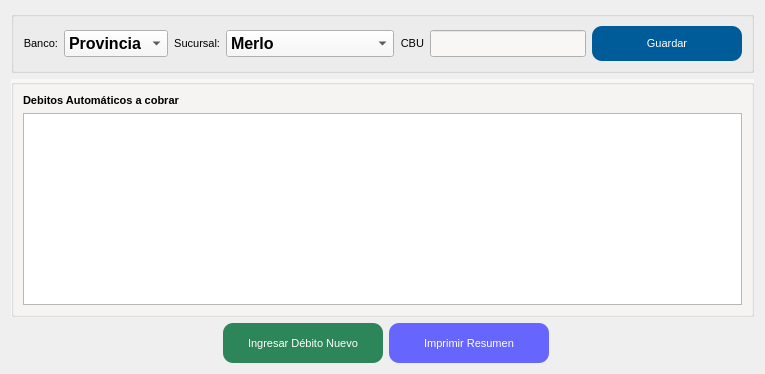
     <widget class="QWidget" name="tab_4">
      <attribute name="icon">
       <iconset>
        <normaloff>../iconos/bp.png</normaloff>../iconos/bp.png</iconset>
      </attribute>
      <attribute name="title">
       <string>Débitos automáticos</string>
      </attribute>
      <layout class="QGridLayout" name="gridLayout_11">
       <item row="2" column="0">
        <spacer name="horizontalSpacer_2">
         <property name="font">
          <font>
           <family>Calibri</family>
           <pointsize>12</pointsize>
           <weight>75</weight>
           <bold>true</bold>
          </font>
         </property>
         <property name="orientation">
          <enum>Qt::Horizontal</enum>
         </property>
         <property name="sizeHint" stdset="0">
          <size>
           <width>40</width>
           <height>20</height>
          </size>
         </property>
        </spacer>
       </item>
       <item row="2" column="2">
        <widget class="QPushButton" name="btn_ingresar_debito">
         <property name="sizePolicy">
          <sizepolicy hsizetype="Preferred" vsizetype="Preferred">
           <horstretch>0</horstretch>
           <verstretch>0</verstretch>
          </sizepolicy>
         </property>
         <property name="minimumSize">
          <size>
           <width>160</width>
           <height>40</height>
          </size>
         </property>
         <property name="font">
          <font>
           <family>MS Shell Dlg 2</family>
           <pointsize>8</pointsize>
           <weight>50</weight>
           <bold>false</bold>
          </font>
         </property>
         <property name="styleSheet">
          <string notr="true">#btn_ingresar_debito{
background-color:#2d8659;
color: #FFFFFF;
border-radius: 10px;
}

#btn_ingresar_debito:hover{
background-color: #1f6140;
color: #FFFFFF;
}</string>
         </property>
         <property name="text">
          <string>Ingresar Débito Nuevo</string>
         </property>
         <property name="icon">
          <iconset>
           <normaloff>../iconos/bp.png</normaloff>../iconos/bp.png</iconset>
         </property>
         <property name="iconSize">
          <size>
           <width>20</width>
           <height>20</height>
          </size>
         </property>
        </widget>
       </item>
       <item row="2" column="3">
        <widget class="QPushButton" name="btn_imprimir_planilla">
         <property name="sizePolicy">
          <sizepolicy hsizetype="Preferred" vsizetype="Preferred">
           <horstretch>0</horstretch>
           <verstretch>0</verstretch>
          </sizepolicy>
         </property>
         <property name="minimumSize">
          <size>
           <width>160</width>
           <height>40</height>
          </size>
         </property>
         <property name="font">
          <font>
           <family>MS Shell Dlg 2</family>
           <pointsize>8</pointsize>
           <weight>50</weight>
           <bold>false</bold>
          </font>
         </property>
         <property name="styleSheet">
          <string notr="true">#btn_imprimir_planilla{
background-color:#6666ff;
color: #FFFFFF;
border-radius: 10px;
}

#btn_imprimir_planilla:hover{
background-color: #3333cc;
color: #FFFFFF;
}</string>
         </property>
         <property name="text">
          <string>Imprimir Resumen</string>
         </property>
         <property name="icon">
          <iconset>
           <normaloff>../iconos/print_preview.ico</normaloff>../iconos/print_preview.ico</iconset>
         </property>
         <property name="iconSize">
          <size>
           <width>20</width>
           <height>20</height>
          </size>
         </property>
        </widget>
       </item>
       <item row="2" column="4">
        <spacer name="horizontalSpacer_5">
         <property name="font">
          <font>
           <family>Calibri</family>
           <pointsize>12</pointsize>
           <weight>75</weight>
           <bold>true</bold>
          </font>
         </property>
         <property name="orientation">
          <enum>Qt::Horizontal</enum>
         </property>
         <property name="sizeHint" stdset="0">
          <size>
           <width>40</width>
           <height>20</height>
          </size>
         </property>
        </spacer>
       </item>
       <item row="1" column="0" colspan="5">
        <widget class="QGroupBox" name="groupBox_7">
         <property name="font">
          <font>
           <family>Calibri</family>
           <pointsize>12</pointsize>
           <weight>75</weight>
           <bold>true</bold>
          </font>
         </property>
         <property name="styleSheet">
          <string notr="true">#groupBox_7{
background-color: #F8F7F6
}</string>
         </property>
         <property name="title">
          <string/>
         </property>
         <layout class="QGridLayout" name="gridLayout_6">
          <item row="0" column="0">
           <widget class="QLabel" name="label_42">
            <property name="font">
             <font>
              <family>MS Shell Dlg 2</family>
              <pointsize>8</pointsize>
              <weight>75</weight>
              <bold>true</bold>
             </font>
            </property>
            <property name="text">
             <string>Debitos Automáticos a cobrar</string>
            </property>
           </widget>
          </item>
          <item row="1" column="0">
           <widget class="ListadoDebitosContextM" name="tbl_debitos">
            <property name="palette">
             <palette>
              <active>
               <colorrole role="Text">
                <brush brushstyle="SolidPattern">
                 <color alpha="255">
                  <red>0</red>
                  <green>0</green>
                  <blue>255</blue>
                 </color>
                </brush>
               </colorrole>
              </active>
              <inactive>
               <colorrole role="Text">
                <brush brushstyle="SolidPattern">
                 <color alpha="255">
                  <red>0</red>
                  <green>0</green>
                  <blue>255</blue>
                 </color>
                </brush>
               </colorrole>
              </inactive>
              <disabled>
               <colorrole role="Text">
                <brush brushstyle="SolidPattern">
                 <color alpha="255">
                  <red>120</red>
                  <green>120</green>
                  <blue>120</blue>
                 </color>
                </brush>
               </colorrole>
              </disabled>
             </palette>
            </property>
            <property name="font">
             <font>
              <family>Arial</family>
              <pointsize>12</pointsize>
              <weight>75</weight>
              <bold>true</bold>
             </font>
            </property>
            <property name="tabKeyNavigation">
             <bool>false</bool>
            </property>
            <property name="selectionBehavior">
             <enum>QAbstractItemView::SelectRows</enum>
            </property>
            <attribute name="horizontalHeaderShowSortIndicator" stdset="0">
             <bool>true</bool>
            </attribute>
            <attribute name="horizontalHeaderStretchLastSection">
             <bool>true</bool>
            </attribute>
            <attribute name="verticalHeaderVisible">
             <bool>false</bool>
            </attribute>
           </widget>
          </item>
         </layout>
        </widget>
       </item>
       <item row="0" column="0" colspan="5">
        <widget class="QGroupBox" name="groupBox">
         <property name="sizePolicy">
          <sizepolicy hsizetype="Preferred" vsizetype="Fixed">
           <horstretch>0</horstretch>
           <verstretch>0</verstretch>
          </sizepolicy>
         </property>
         <property name="palette">
          <palette>
           <active>
            <colorrole role="Button">
             <brush brushstyle="SolidPattern">
              <color alpha="255">
               <red>248</red>
               <green>247</green>
               <blue>246</blue>
              </color>
             </brush>
            </colorrole>
            <colorrole role="Base">
             <brush brushstyle="SolidPattern">
              <color alpha="255">
               <red>248</red>
               <green>247</green>
               <blue>246</blue>
              </color>
             </brush>
            </colorrole>
            <colorrole role="Window">
             <brush brushstyle="SolidPattern">
              <color alpha="255">
               <red>248</red>
               <green>247</green>
               <blue>246</blue>
              </color>
             </brush>
            </colorrole>
           </active>
           <inactive>
            <colorrole role="Button">
             <brush brushstyle="SolidPattern">
              <color alpha="255">
               <red>248</red>
               <green>247</green>
               <blue>246</blue>
              </color>
             </brush>
            </colorrole>
            <colorrole role="Base">
             <brush brushstyle="SolidPattern">
              <color alpha="255">
               <red>248</red>
               <green>247</green>
               <blue>246</blue>
              </color>
             </brush>
            </colorrole>
            <colorrole role="Window">
             <brush brushstyle="SolidPattern">
              <color alpha="255">
               <red>248</red>
               <green>247</green>
               <blue>246</blue>
              </color>
             </brush>
            </colorrole>
           </inactive>
           <disabled>
            <colorrole role="Button">
             <brush brushstyle="SolidPattern">
              <color alpha="255">
               <red>248</red>
               <green>247</green>
               <blue>246</blue>
              </color>
             </brush>
            </colorrole>
            <colorrole role="Base">
             <brush brushstyle="SolidPattern">
              <color alpha="255">
               <red>248</red>
               <green>247</green>
               <blue>246</blue>
              </color>
             </brush>
            </colorrole>
            <colorrole role="Window">
             <brush brushstyle="SolidPattern">
              <color alpha="255">
               <red>248</red>
               <green>247</green>
               <blue>246</blue>
              </color>
             </brush>
            </colorrole>
           </disabled>
          </palette>
         </property>
         <property name="font">
          <font>
           <family>Calibri</family>
           <pointsize>12</pointsize>
           <weight>75</weight>
           <bold>true</bold>
          </font>
         </property>
         <property name="styleSheet">
          <string notr="true"/>
         </property>
         <property name="title">
          <string/>
         </property>
         <layout class="QGridLayout" name="gridLayout_2" rowstretch="7" columnstretch="10,20,10,20,5,30,5">
          <item row="0" column="1">
           <widget class="QComboBox" name="af_banco">
            <property name="sizePolicy">
             <sizepolicy hsizetype="Preferred" vsizetype="Fixed">
              <horstretch>0</horstretch>
              <verstretch>0</verstretch>
             </sizepolicy>
            </property>
            <property name="palette">
             <palette>
              <active>
               <colorrole role="Text">
                <brush brushstyle="SolidPattern">
                 <color alpha="255">
                  <red>0</red>
                  <green>0</green>
                  <blue>255</blue>
                 </color>
                </brush>
               </colorrole>
              </active>
              <inactive>
               <colorrole role="Text">
                <brush brushstyle="SolidPattern">
                 <color alpha="255">
                  <red>0</red>
                  <green>0</green>
                  <blue>255</blue>
                 </color>
                </brush>
               </colorrole>
              </inactive>
              <disabled>
               <colorrole role="Text">
                <brush brushstyle="SolidPattern">
                 <color alpha="255">
                  <red>120</red>
                  <green>120</green>
                  <blue>120</blue>
                 </color>
                </brush>
               </colorrole>
              </disabled>
             </palette>
            </property>
            <property name="font">
             <font>
              <family>Arial</family>
              <pointsize>12</pointsize>
              <weight>75</weight>
              <bold>true</bold>
             </font>
            </property>
            <item>
             <property name="text">
              <string>Provincia</string>
             </property>
            </item>
            <item>
             <property name="text">
              <string>Otro</string>
             </property>
            </item>
           </widget>
          </item>
          <item row="0" column="2">
           <widget class="QLabel" name="label_32">
            <property name="sizePolicy">
             <sizepolicy hsizetype="Fixed" vsizetype="Fixed">
              <horstretch>0</horstretch>
              <verstretch>0</verstretch>
             </sizepolicy>
            </property>
            <property name="font">
             <font>
              <family>MS Shell Dlg 2</family>
              <pointsize>8</pointsize>
              <weight>50</weight>
              <bold>false</bold>
             </font>
            </property>
            <property name="styleSheet">
             <string notr="true"/>
            </property>
            <property name="frameShape">
             <enum>QFrame::NoFrame</enum>
            </property>
            <property name="frameShadow">
             <enum>QFrame::Plain</enum>
            </property>
            <property name="text">
             <string>Sucursal:</string>
            </property>
            <property name="alignment">
             <set>Qt::AlignRight|Qt::AlignTrailing|Qt::AlignVCenter</set>
            </property>
           </widget>
          </item>
          <item row="0" column="3">
           <widget class="QComboBox" name="af_sucursal">
            <property name="sizePolicy">
             <sizepolicy hsizetype="Preferred" vsizetype="Fixed">
              <horstretch>0</horstretch>
              <verstretch>0</verstretch>
             </sizepolicy>
            </property>
            <property name="palette">
             <palette>
              <active>
               <colorrole role="Text">
                <brush brushstyle="SolidPattern">
                 <color alpha="255">
                  <red>0</red>
                  <green>0</green>
                  <blue>255</blue>
                 </color>
                </brush>
               </colorrole>
              </active>
              <inactive>
               <colorrole role="Text">
                <brush brushstyle="SolidPattern">
                 <color alpha="255">
                  <red>0</red>
                  <green>0</green>
                  <blue>255</blue>
                 </color>
                </brush>
               </colorrole>
              </inactive>
              <disabled>
               <colorrole role="Text">
                <brush brushstyle="SolidPattern">
                 <color alpha="255">
                  <red>120</red>
                  <green>120</green>
                  <blue>120</blue>
                 </color>
                </brush>
               </colorrole>
              </disabled>
             </palette>
            </property>
            <property name="font">
             <font>
              <family>Arial</family>
              <pointsize>12</pointsize>
              <weight>75</weight>
              <bold>true</bold>
             </font>
            </property>
            <item>
             <property name="text">
              <string>Merlo</string>
             </property>
            </item>
            <item>
             <property name="text">
              <string>Libertad</string>
             </property>
            </item>
            <item>
             <property name="text">
              <string>Parque San Martin</string>
             </property>
            </item>
            <item>
             <property name="text">
              <string>S.A. Padua</string>
             </property>
            </item>
            <item>
             <property name="text">
              <string>Merlo Norte</string>
             </property>
            </item>
            <item>
             <property name="text">
              <string>Otro</string>
             </property>
            </item>
           </widget>
          </item>
          <item row="0" column="5">
           <widget class="QLineEdit" name="af_cbu">
            <property name="sizePolicy">
             <sizepolicy hsizetype="Expanding" vsizetype="Fixed">
              <horstretch>0</horstretch>
              <verstretch>0</verstretch>
             </sizepolicy>
            </property>
            <property name="palette">
             <palette>
              <active>
               <colorrole role="Text">
                <brush brushstyle="SolidPattern">
                 <color alpha="255">
                  <red>0</red>
                  <green>0</green>
                  <blue>255</blue>
                 </color>
                </brush>
               </colorrole>
              </active>
              <inactive>
               <colorrole role="Text">
                <brush brushstyle="SolidPattern">
                 <color alpha="255">
                  <red>0</red>
                  <green>0</green>
                  <blue>255</blue>
                 </color>
                </brush>
               </colorrole>
              </inactive>
              <disabled>
               <colorrole role="Text">
                <brush brushstyle="SolidPattern">
                 <color alpha="255">
                  <red>120</red>
                  <green>120</green>
                  <blue>120</blue>
                 </color>
                </brush>
               </colorrole>
              </disabled>
             </palette>
            </property>
            <property name="font">
             <font>
              <family>Arial</family>
              <pointsize>12</pointsize>
              <weight>75</weight>
              <bold>true</bold>
             </font>
            </property>
            <property name="maxLength">
             <number>22</number>
            </property>
           </widget>
          </item>
          <item row="0" column="6">
           <widget class="QPushButton" name="btn_guardar_cbu">
            <property name="sizePolicy">
             <sizepolicy hsizetype="Preferred" vsizetype="Preferred">
              <horstretch>0</horstretch>
              <verstretch>0</verstretch>
             </sizepolicy>
            </property>
            <property name="minimumSize">
             <size>
              <width>150</width>
              <height>35</height>
             </size>
            </property>
            <property name="font">
             <font>
              <family>MS Shell Dlg 2</family>
              <pointsize>8</pointsize>
              <weight>50</weight>
              <bold>false</bold>
             </font>
            </property>
            <property name="layoutDirection">
             <enum>Qt::LeftToRight</enum>
            </property>
            <property name="styleSheet">
             <string notr="true">#btn_guardar_cbu{
background-color:#005c99;
color: #FFFFFF;
border-radius: 10px;
}

#btn_guardar_cbu:hover{
background-color:#004d80;
color: #FFFFFF;
}</string>
            </property>
            <property name="text">
             <string>Guardar</string>
            </property>
            <property name="icon">
             <iconset>
              <normaloff>../iconos/apply.ico</normaloff>../iconos/apply.ico</iconset>
            </property>
            <property name="iconSize">
             <size>
              <width>16</width>
              <height>16</height>
             </size>
            </property>
           </widget>
          </item>
          <item row="0" column="0">
           <widget class="QLabel" name="label_31">
            <property name="sizePolicy">
             <sizepolicy hsizetype="Fixed" vsizetype="Fixed">
              <horstretch>0</horstretch>
              <verstretch>0</verstretch>
             </sizepolicy>
            </property>
            <property name="font">
             <font>
              <family>MS Shell Dlg 2</family>
              <pointsize>8</pointsize>
              <weight>50</weight>
              <bold>false</bold>
             </font>
            </property>
            <property name="styleSheet">
             <string notr="true"/>
            </property>
            <property name="frameShape">
             <enum>QFrame::NoFrame</enum>
            </property>
            <property name="frameShadow">
             <enum>QFrame::Plain</enum>
            </property>
            <property name="text">
             <string>Banco:</string>
            </property>
            <property name="alignment">
             <set>Qt::AlignRight|Qt::AlignTrailing|Qt::AlignVCenter</set>
            </property>
           </widget>
          </item>
          <item row="0" column="4">
           <widget class="QLabel" name="label_24">
            <property name="sizePolicy">
             <sizepolicy hsizetype="Fixed" vsizetype="Fixed">
              <horstretch>0</horstretch>
              <verstretch>0</verstretch>
             </sizepolicy>
            </property>
            <property name="font">
             <font>
              <family>MS Shell Dlg 2</family>
              <pointsize>8</pointsize>
              <weight>50</weight>
              <bold>false</bold>
             </font>
            </property>
            <property name="styleSheet">
             <string notr="true"/>
            </property>
            <property name="frameShape">
             <enum>QFrame::NoFrame</enum>
            </property>
            <property name="frameShadow">
             <enum>QFrame::Plain</enum>
            </property>
            <property name="text">
             <string>CBU</string>
            </property>
            <property name="alignment">
             <set>Qt::AlignRight|Qt::AlignTrailing|Qt::AlignVCenter</set>
            </property>
           </widget>
          </item>
         </layout>
        </widget>
       </item>
      </layout>
     </widget>
